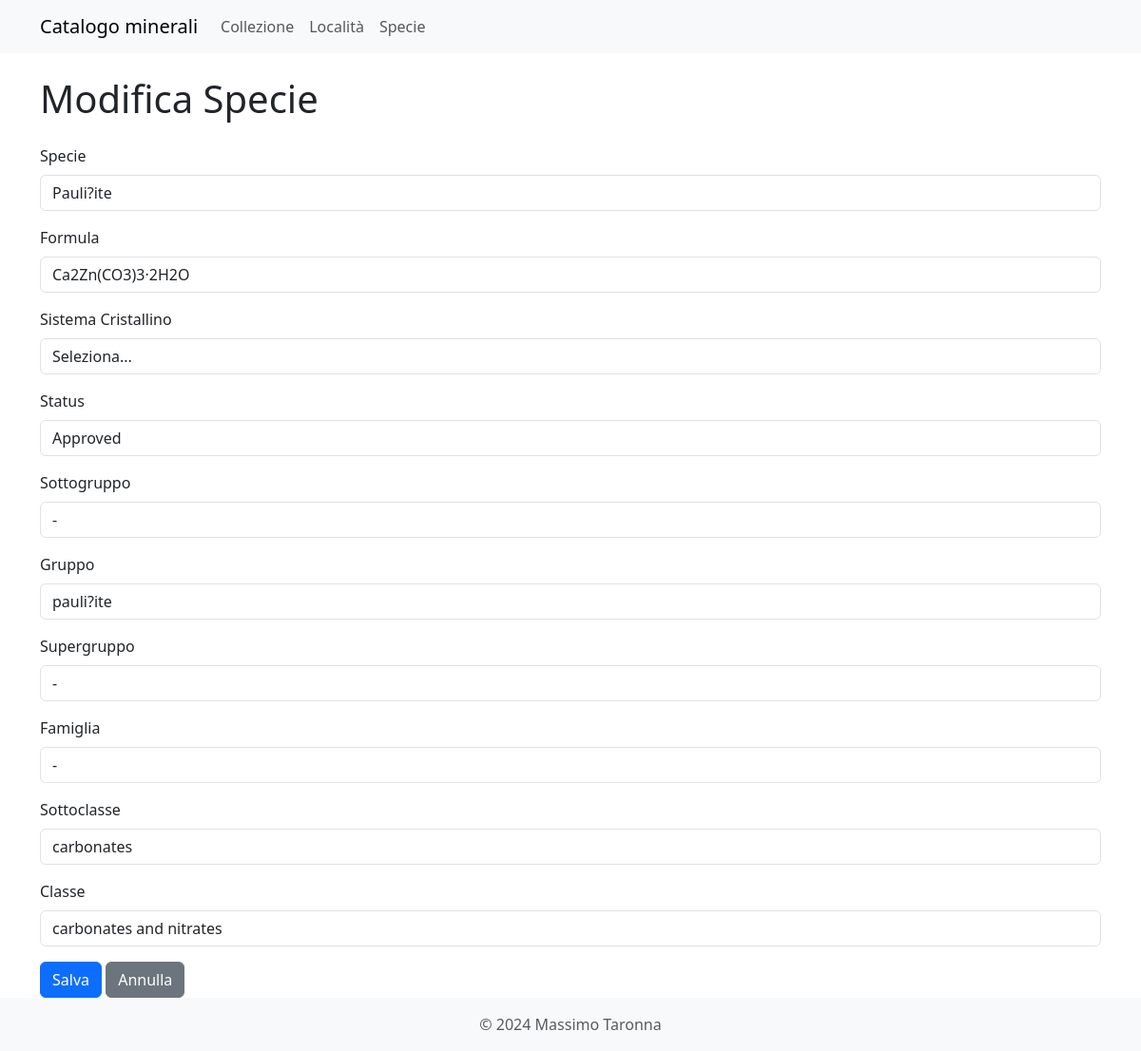
/specie/edit/383, run on an earlier commit of the app's database.
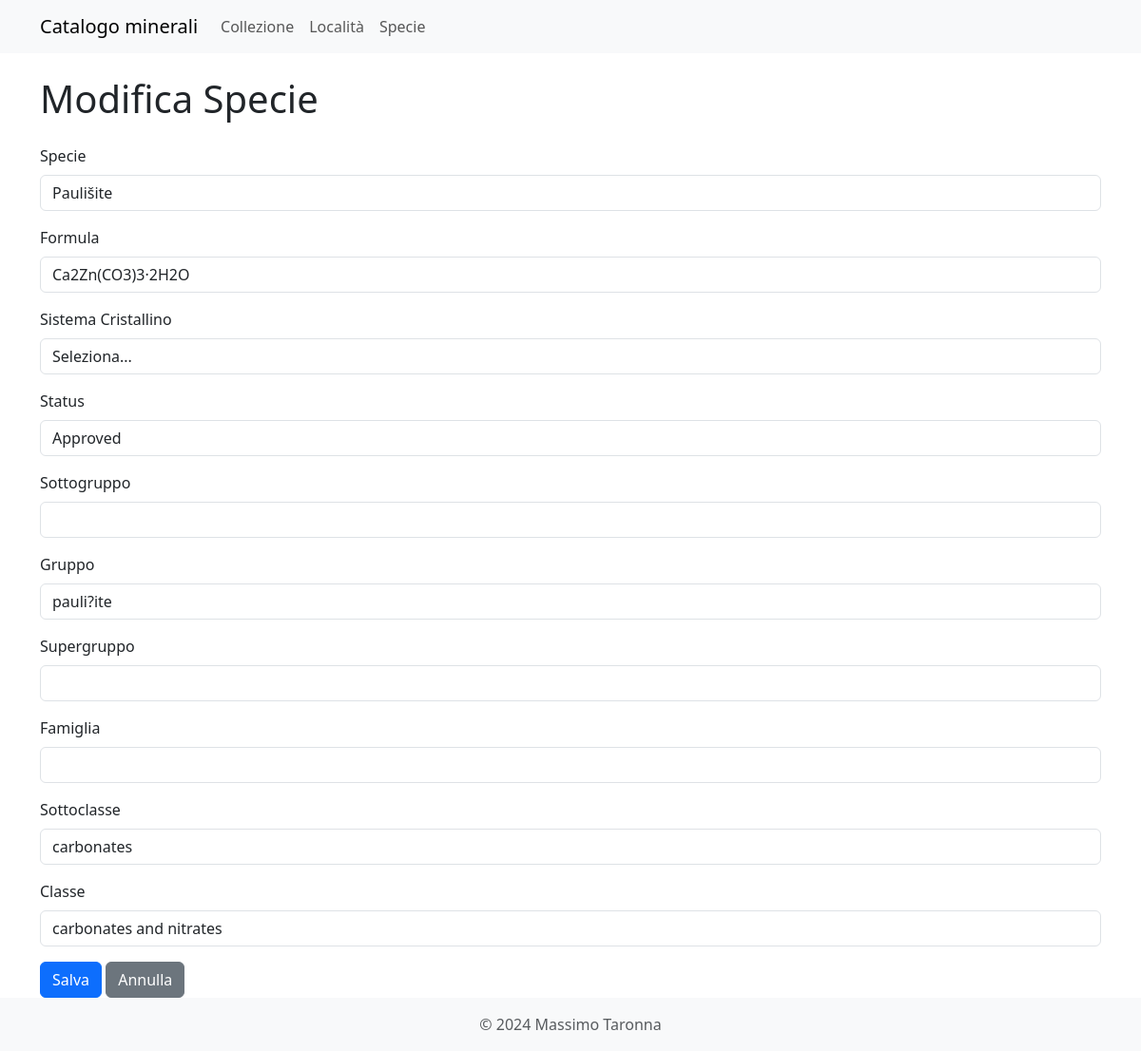
And on a later commit of the database.
### models.py (models this page shows, shortened)
class Specie(db.Model, SerializerMixin):
    id = db.Column(db.Integer, primary_key=True)
    specie = db.Column(db.String(100), unique=True, nullable=False)
    formula = db.Column(db.String(255))
    sistema_xx = db.Column(db.String(50))  # Manteniamo temporaneamente questa colonna
    sistema_xx_id = db.Column(db.Integer, db.ForeignKey('sistema_xx.id', name='fk_specie_sistema_xx'))
    status = db.Column(db.String(50))
    sottogruppo = db.Column(db.String(50))
    gruppo = db.Column(db.String(100))
    supergruppo = db.Column(db.String(50))
    famiglia = db.Column(db.String(50))
    sottoclasse = db.Column(db.String(100))
    classe = db.Column(db.String(100))
    sistema_xx_rel = db.relationship('SistemaXX', back_populates='specie')
    campioni = db.relationship('Collezione', back_populates='specie_rel', lazy='dynamic')
    serialize_rules = ('-campioni', '-sistema_xx_rel')

### app.py (the view)
@app.route('/specie/edit/<int:id>', methods=['GET', 'POST'])
def edit_specie(id):
    specie = Specie.query.get_or_404(id)
    form = SpecieForm(obj=specie)
    if request.method == 'GET':
        form.sistema_xx.data = specie.sistema_xx_rel.id if specie.sistema_xx_rel else None
    if form.validate_on_submit():
        form.populate_obj(specie)
        specie.sistema_xx_rel = SistemaXX.query.get(form.sistema_xx.data)
        db.session.commit()
        flash('Specie aggiornata con successo!', 'success')
        return redirect(url_for('specie'))
    return render_template('specie_form.html', form=form, title="Modifica Specie")

### forms.py
class SpecieForm(FlaskForm):
    id = HiddenField('ID')
    specie = StringField('Specie', validators=[DataRequired()])
    formula = StringField('Formula')
    sistema_xx = SelectField('Sistema Cristallino', choices=[
        ('', 'Seleziona...'),
        ('Cubico', 'Cubico'),
        ('Tetragonale', 'Tetragonale'),
        ('Ortorombico', 'Ortorombico'),
        ('Monoclino', 'Monoclino'),
        ('Triclino', 'Triclino'),
        ('Esagonale', 'Esagonale'),
        ('Trigonale', 'Trigonale')
    ])
    status = StringField('Status')
    sottogruppo = StringField('Sottogruppo')
    gruppo = StringField('Gruppo')
    supergruppo = StringField('Supergruppo')
    famiglia = StringField('Famiglia')
    sottoclasse = StringField('Sottoclasse')
    classe = StringField('Classe')

### app.py (called while the page is built)
@app.context_processor
def inject_specie_valide():
    specie_valide_count = db.session.query(func.count(func.distinct(Collezione.specie_id))).filter(Collezione.specie_id.isnot(None)).scalar()
    return {'specie_valide': specie_valide_count}

### templates/specie_form.html (shortened to what this page needs)
{% extends "base.html" %}
{% block content %}
<h1 class="mb-4">{{ title }}</h1>
<form method="POST" action="{{ url_for('edit_specie', id=form.id.data) if form.id.data else url_for('new_specie') }}">
    <div class="mb-3">
        {{ form.specie.label(class="form-label") }}
        {{ form.specie(class="form-control") }}
    </div>
    <div class="mb-3">
        {{ form.formula.label(class="form-label") }}
        {{ form.formula(class="form-control") }}
    </div>
    <div class="mb-3">
        {{ form.sistema_xx.label(class="form-label") }}
        {{ form.sistema_xx(class="form-control") }}
    </div>
    <div class="mb-3">
        {{ form.status.label(class="form-label") }}
        {{ form.status(class="form-control") }}
    </div>
    <div class="mb-3">
        {{ form.sottogruppo.label(class="form-label") }}
        {{ form.sottogruppo(class="form-control") }}
    </div>
    <div class="mb-3">
        {{ form.gruppo.label(class="form-label") }}
        {{ form.gruppo(class="form-control") }}
    </div>
    <div class="mb-3">
        {{ form.supergruppo.label(class="form-label") }}
        {{ form.supergruppo(class="form-control") }}
    </div>
    <div class="mb-3">
        {{ form.famiglia.label(class="form-label") }}
        {{ form.famiglia(class="form-control") }}
    </div>
    <div class="mb-3">
        {{ form.sottoclasse.label(class="form-label") }}
        {{ form.sottoclasse(class="form-control") }}
    </div>
    <div class="mb-3">
        {{ form.classe.label(class="form-label") }}
        {{ form.classe(class="form-control") }}
    </div>
    <button type="submit" class="btn btn-primary">Salva</button>
    <a href="{{ url_for('specie') }}" class="btn btn-secondary">Annulla</a>
</form>
{% endblock %}

### templates/base.html (shortened to what this page needs)
<!DOCTYPE html>
<html lang="en">
<head>
    {% include 'includes/head.html' %}
</head>
<body>
    {% include 'includes/navbar.html' %}
    <div class="container mt-4">
        {% block content %}{% endblock %}
    </div>
    {% include 'includes/footer.html' %}
</body>
</html>

### templates/includes/head.html (shortened to what this page needs)
<link href="https://cdn.jsdelivr.net/npm/bootstrap@5.3.3/dist/css/bootstrap.min.css" rel="stylesheet">
<link href="{{ url_for('static', filename='styles/style.css') }}" rel="stylesheet">
<link rel="stylesheet" href="https://cdn.jsdelivr.net/npm/autocomplete.js/dist/autocomplete.min.css">

### templates/includes/navbar.html (shortened to what this page needs)
<nav class="navbar navbar-expand-lg navbar-light bg-light">
    <div class="container">
        <a class="navbar-brand" href="{{ url_for('index') }}">Catalogo minerali</a>
        <div class="collapse navbar-collapse" id="navbarNav">
            <ul class="navbar-nav">
                <li class="nav-item">
                    <a class="nav-link" href="{{ url_for('collezione') }}">Collezione</a>
                </li>
                <li class="nav-item">
                    <a class="nav-link" href="{{ url_for('localita') }}">Località</a>
                </li>
                <li class="nav-item">
                    <a class="nav-link" href="{{ url_for('specie') }}">Specie</a>
                </li>
            </ul>
        </div>
    </div>
</nav>

### templates/includes/footer.html
<footer class="footer mt-auto py-3 bg-light">
    <div class="container text-center">
        <span class="text-muted">© 2024 Massimo Taronna</span>
    </div>
</footer>

What changed in the data, as far as the page shows it:
changed Specie "Ca2Zn(CO3)3·2H2O": specie "Pauli?ite" → "Paulišite"; sottogruppo "-" → (not shown); supergruppo "-" → (not shown); famiglia "-" → (not shown)
